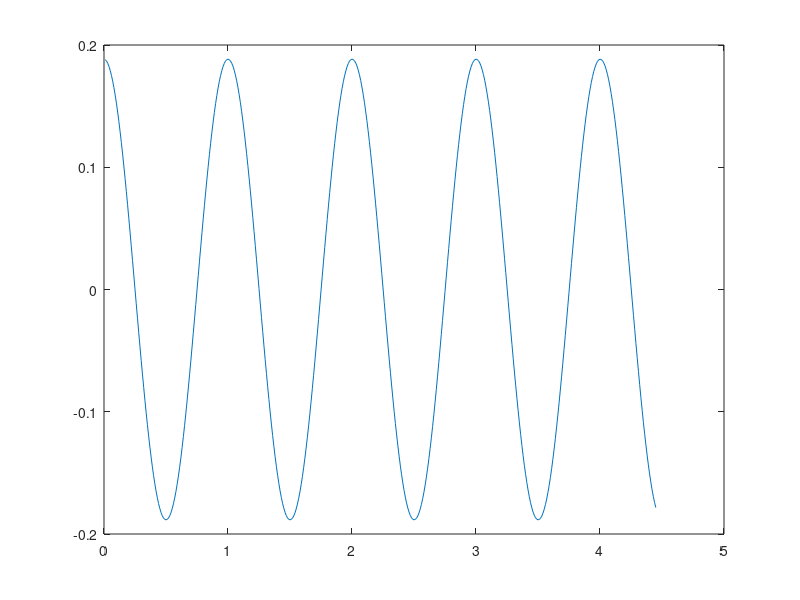
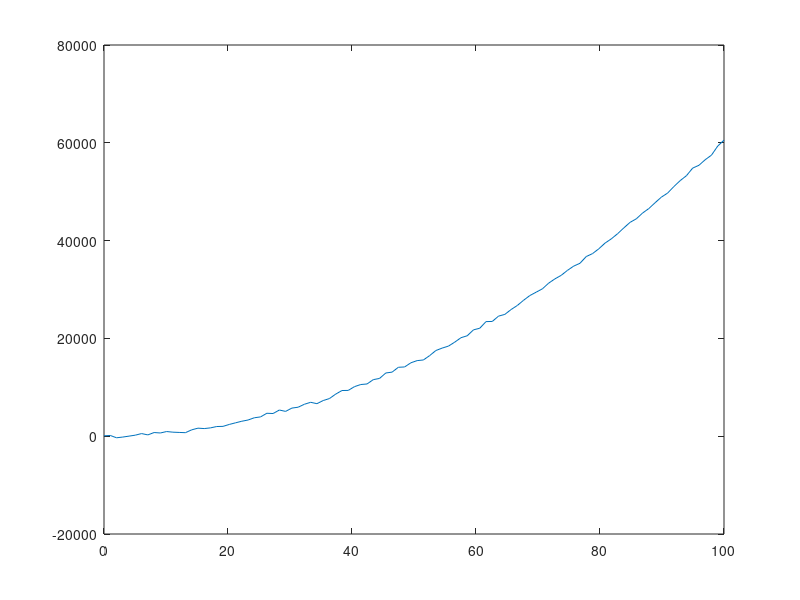
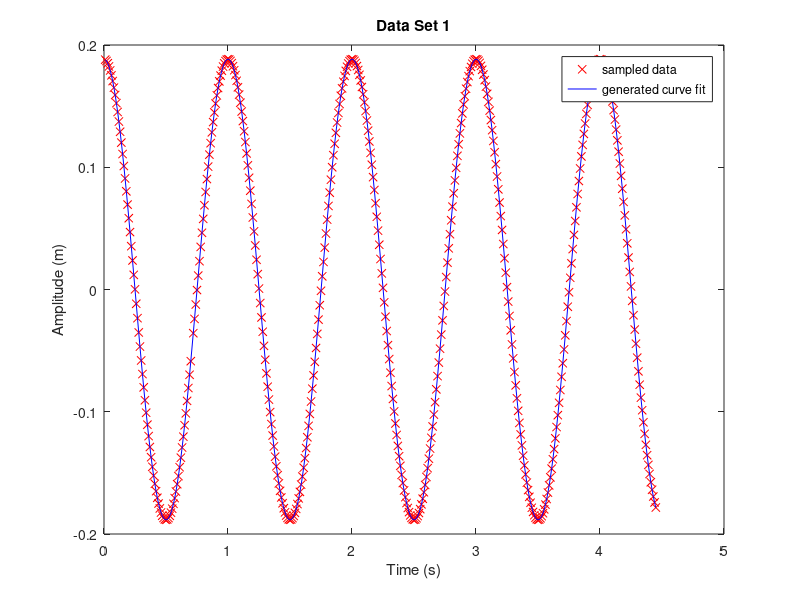
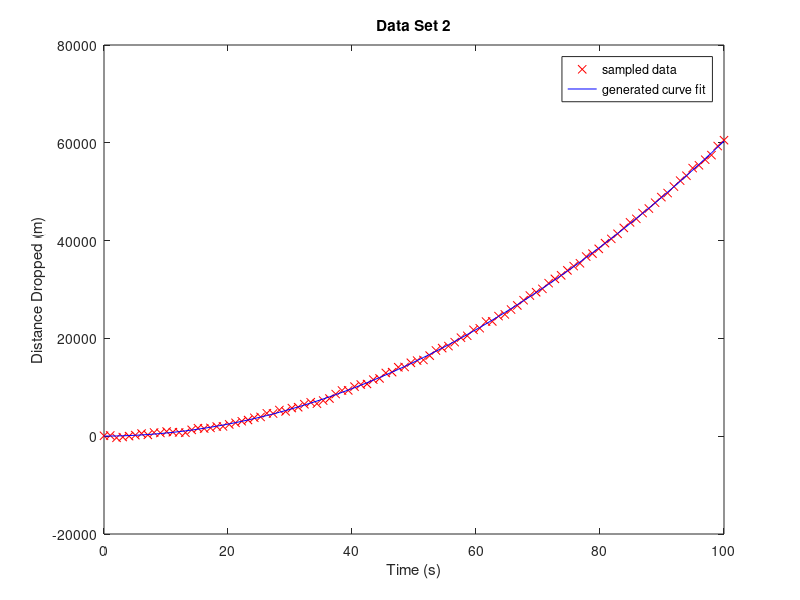

Recreate these plots in MATLAB, in order.
%% HW 2 Solutions
% APSC 1001
% Randy Schur

clear
close all

%% Problem 1

%Given:
data = csvread('Data_HW2.csv', 1,0);
x1 = data(:,1);
y1 = data(:,2);

x2 = data(1:100, 4);
y2 = data(1:100, 5);

plot(x1,y1)
figure
plot(x2, y2)

%First Curve
a1 = 0.1884; %values from cftool
b1 = 6.28;
c1 = 1.571;
%R-square value is 1

f1 = @(s) a1*sin(b1*s+c1);  %function generated by cftool
y1_generated = f1(x1); %curve fit data
figure
plot(x1, y1, 'rx')  %plot given data
hold on
plot(x1, y1_generated, 'b-') %plot generated curve
title('Data Set 1')
xlabel('Time (s)')
ylabel('Amplitude (m)')
legend('sampled data', 'generated curve fit')

%Second Curve
p1=6.01; %values from cftool
p2 = 2.246;
p3 = 25.09;
%R-square value is 0.9999

f2 = @(s) p1*s.^2 + p2*s + p3;  %function generated by cftool
y2_generated = f2(x2); %curve fit data
figure
plot(x2, y2, 'rx')  %plot given data
hold on
plot(x2, y2_generated, 'b-') %plot generated curve
title('Data Set 2')
xlabel('Time (s)')
ylabel('Distance Dropped (m)')
legend('sampled data', 'generated curve fit')

%The first curve is data sampled from a vibrating beam in steady state which is being
%excited by a motor.
%The second curve could be the distance fallen by an object over time.